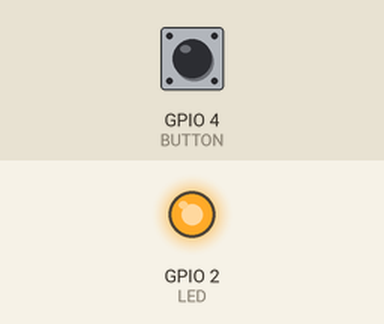
Simulated run of this sketch. Board: ESP32. Shown: output pins drawn as LEDs (lit = HIGH). The test bench sets the inputs (shaded band); at power-on: GPIO 4 (BUTTON) HIGH. What the sketch prints to the serial monitor is not drawn. At 0.3 s the program puts the board to deep sleep or switches it off; the recording ends there.

Above: at 0.07 s.
Timing chart, 0 to 0.3 s (numbered marks = the images above):
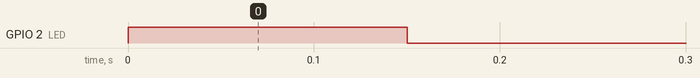

The sketch:

deep-sleep-counter.ino
```cpp
// deep-sleep-counter — the gallery's deep sleep example (BT123): an ESP32 that spends its time in
// deep sleep, woken every 5 s by its RTC timer or at once by the button on D4 (GPIO4, RTC GPIO 10,
// to GND; ext0 on LOW with the RTC pull-up on). Wakes and presses are counted in RTC memory
// (RTC_DATA_ATTR: kept through deep sleep, cleared by a power-on or the Reset button). Each wake
// prints "boot <n>: <power-on|timer|button>, <p> presses" at 115200 baud and flashes the LED on D2
// (once for the timer, twice for the button); a button still held is waited out, so one press is
// one wake.
#include <esp_sleep.h>
#include <driver/rtc_io.h>

const int LED = 2;
const gpio_num_t BUTTON = GPIO_NUM_4;
RTC_DATA_ATTR int boots = 0;
RTC_DATA_ATTR int presses = 0;

void flash(int times) {
  for (int i = 0; i < times; i++) {
    digitalWrite(LED, HIGH);
    delay(150);
    digitalWrite(LED, LOW);
    delay(150);
  }
}

void setup() {
  Serial.begin(115200);
  pinMode(LED, OUTPUT);
  boots++;
  esp_sleep_wakeup_cause_t cause = esp_sleep_get_wakeup_cause();
  bool button = cause == ESP_SLEEP_WAKEUP_EXT0;
  if (button) presses++;
  Serial.printf("boot %d: %s, %d presses\n", boots, button ? "button" : cause == ESP_SLEEP_WAKEUP_TIMER ? "timer" : "power-on", presses);
  flash(button ? 2 : 1);
  // The wake pin back to the GPIO matrix, to wait for the release.
  rtc_gpio_deinit(BUTTON);
  pinMode(BUTTON, INPUT_PULLUP);
  while (digitalRead(BUTTON) == LOW) delay(10);
  esp_sleep_enable_timer_wakeup(5000000ULL);
  rtc_gpio_pullup_en(BUTTON);
  rtc_gpio_pulldown_dis(BUTTON);
  esp_sleep_enable_ext0_wakeup(BUTTON, 0);
  Serial.flush();
  esp_deep_sleep_start();
}

void loop() {
}
```

Measured:
- by itself, GPIO 2 (LED): LOW → HIGH at 0.00 s, → LOW 0.15 s later
